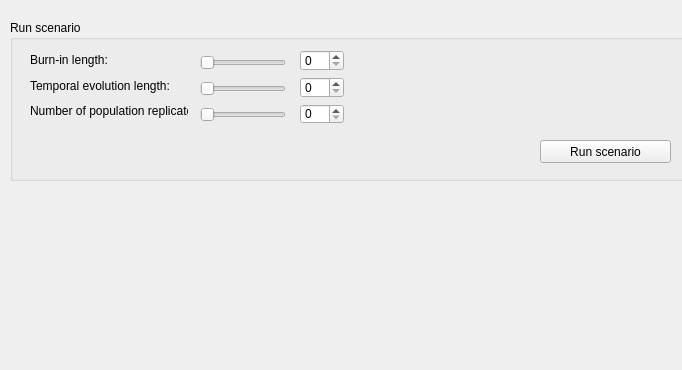
      <widget class="QWidget" name="page_7">
       <property name="geometry">
        <rect>
         <x>0</x>
         <y>0</y>
         <width>682</width>
         <height>370</height>
        </rect>
       </property>
       <attribute name="label">
        <string>Step 2 - Run / re-run scenario</string>
       </attribute>
       <widget class="QGroupBox" name="groupBox_27">
        <property name="geometry">
         <rect>
          <x>10</x>
          <y>20</y>
          <width>681</width>
          <height>161</height>
         </rect>
        </property>
        <property name="title">
         <string>Run scenario</string>
        </property>
        <widget class="QPushButton" name="pushButton_8">
         <property name="geometry">
          <rect>
           <x>530</x>
           <y>120</y>
           <width>131</width>
           <height>23</height>
          </rect>
         </property>
         <property name="text">
          <string>Run scenario</string>
         </property>
        </widget>
        <widget class="QWidget" name="layoutWidget_40">
         <property name="geometry">
          <rect>
           <x>290</x>
           <y>30</y>
           <width>44</width>
           <height>74</height>
          </rect>
         </property>
         <layout class="QVBoxLayout" name="verticalLayout_40">
          <item>
           <widget class="QSpinBox" name="spinBox_37"/>
          </item>
          <item>
           <widget class="QSpinBox" name="spinBox_38"/>
          </item>
          <item>
           <widget class="QSpinBox" name="spinBox_39"/>
          </item>
         </layout>
        </widget>
        <widget class="QWidget" name="layoutWidget_41">
         <property name="geometry">
          <rect>
           <x>190</x>
           <y>30</y>
           <width>86</width>
           <height>80</height>
          </rect>
         </property>
         <layout class="QVBoxLayout" name="verticalLayout_41">
          <item>
           <widget class="QSlider" name="horizontalSlider_45">
            <property name="orientation">
             <enum>Qt::Horizontal</enum>
            </property>
           </widget>
          </item>
          <item>
           <widget class="QSlider" name="horizontalSlider_46">
            <property name="orientation">
             <enum>Qt::Horizontal</enum>
            </property>
           </widget>
          </item>
          <item>
           <widget class="QSlider" name="horizontalSlider_47">
            <property name="orientation">
             <enum>Qt::Horizontal</enum>
            </property>
           </widget>
          </item>
         </layout>
        </widget>
        <widget class="QWidget" name="layoutWidget_42">
         <property name="geometry">
          <rect>
           <x>20</x>
           <y>30</y>
           <width>158</width>
           <height>71</height>
          </rect>
         </property>
         <layout class="QVBoxLayout" name="verticalLayout_42">
          <item>
           <widget class="QLabel" name="label_58">
            <property name="text">
             <string>Burn-in length:</string>
            </property>
           </widget>
          </item>
          <item>
           <widget class="QLabel" name="label_59">
            <property name="text">
             <string>Temporal evolution length:</string>
            </property>
           </widget>
          </item>
          <item>
           <widget class="QLabel" name="label_60">
            <property name="text">
             <string>Number of population replicates:</string>
            </property>
           </widget>
          </item>
         </layout>
        </widget>
       </widget>
      </widget>
